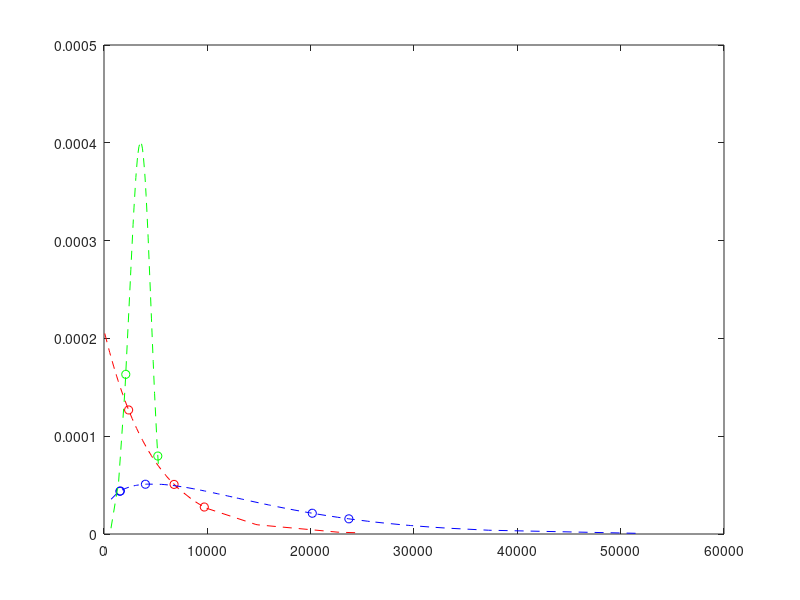

Source code (MATLAB): (Note: this script raises an error after producing the figure.)
%% Manufacturing Simulator Input Script, V6
%  Varying Machine Fail Times
%
%  Instructions
%  ------------
%
%  Testing different machine fail times, dependent on underlying 
%  fail time probability distributions
%
%  Parts 1-3 go through both Manufacturing Simulators & Visualizations
        %  Part 2 has 10 Steps
%  Parts 4-7 go through risk evaluation of each algorithm
%
%  This script calls on the following functions:
%       FunMfgSimulator_v02.m (which in turn calls on FunMeanFilt_v02.m)
%       MakePlots2.m
%       randfixedsum.m

%% ============== Part 1: Initialization & Machining Paths ================
% Step 1: Initialization
%clearvars -except Experiment;
clear all; clc; close all

% Step 2: Defining the machining paths
%  We start by defining the setup of the manufacturing system 


%Machines that perform Class A: Drilling operations
ClassAOpMach = [1 2 3]; 
%Machines that perform Class B: Boring operations
ClassBOpMach = [4 5 6 7 8]; 
%Machines that perform Class C: Laser Engraving operations
ClassCOpMach = [9 10];

permA=perms(ClassAOpMach); permA=permA(:,1); permA=unique(permA,'rows');
permB=perms(ClassBOpMach); permB=permB(:,1:2); permB=unique(permB,'rows');
permC=perms(ClassCOpMach); permC=permC(:,1); permC=unique(permC,'rows');

indMatLen=length(permA)*length(permB)*length(permC);
indMat=ones(indMatLen,3).*repmat((1:indMatLen)',1,3);

indMat(:,1)=(rem((indMat(:,1)-1),length(permA)))+1;
indMat(:,2)=(rem((indMat(:,2)-1-indMat(:,1)+1)/length(permA),length(permB)))+1;
mMat=(indMat(:,3)-1-indMat(:,1)+1)/length(permA);
indMat(:,3)=(rem((mMat-indMat(:,2)+1)/length(permB),length(permC)))+1;

permAmat=permA(indMat(:,1));
permBmat=permB(indMat(:,2),:);
permCmat=permC(indMat(:,3));

% Due to the order of machines in a path:
AllPossiblePaths=[permAmat permBmat(:,1) permCmat permBmat(:,2)];

%Select the paths considered by simulation:
NumRows=120;
SelRows=randperm(size(AllPossiblePaths,1),NumRows);
SelUniquePaths=AllPossiblePaths(SelRows,:);

% Now we can create a Unique Paths matrix with:
UniquePaths=mat2cell(SelUniquePaths,ones(1,size(SelUniquePaths,1)),size(SelUniquePaths,2));



%% =============== Part 2: Include Fail Time Probability Distributions  ================
% Example to incorporate probability distributions of machine failure times

% Look for failure times for our 10 machines, with different sets of 
% underlying fail-time probability distributions


% =============================
% Step #1: Initializations

% Total number of available machines
NumNodes = max(horzcat(UniquePaths{:})); 

% Simulation/operation duration is 45 minutes (2700 seconds)
NumParts3=2700;  

% Added value by each 'good' machine
ProdVal3 = 2;

% Subtracted value by each 'bad' machine (post-degradation)
BadLevel3 = -3;

% Acceptable limit of product value
GoodLim=0;


% ============================
% Step #2: Each class of machines (Class A, Class B, Class C) has 
% its own life distribution, by which where the failure times come from

% Class A-operation Machine Distributions:
theta=4800;
y=floor(sort(exprnd(theta*ones(1,length(ClassAOpMach)))));
fy=(1/theta)*exp(-y./theta);
ExpShapes=20;
yShape=floor(sort(exprnd(theta*ones(1,ExpShapes*length(ClassAOpMach))))); % ceil() or floor() is optional
fyShape=(1/theta)*exp(-yShape./theta);


% Class B-operation Machine Distributions:
% 1st Weibull distribution set:
    %Shape parameter, beta, unitless:
zwblB=1.3; 
    %Scale parameter, alpha, in seconds: 
    % close def'n: at what point of time does the curve has the smallest 
    % derivative determines "spread" of the distribution
zwblA=14400; 
z=floor(sort(wblrnd(zwblA,zwblB,[1,length(ClassBOpMach)]))); 
fz=(zwblB/(zwblA^zwblB)).*(z.^(zwblB-1)).*exp(-((z./zwblA).^(zwblB)));
% For a more clear shape of the distribution:
WeibullShapes=20;
zShape=floor(sort(wblrnd(zwblA,zwblB,[1,WeibullShapes*length(ClassBOpMach)]))); 
fzShape=(zwblB/(zwblA^zwblB)).*(zShape.^(zwblB-1)).*exp(-((zShape./zwblA).^(zwblB)));

% Class C-operation Machine Distributions:
% 2nd Weibull distribution set:
%     %Shape parameter, beta, unitless:
xwblB=4; 
    %Scale parameter, alpha, in seconds: 
    % close def'n: at what point of time does the curve has the smallest 
    % derivative determines "spread" of the distribution
xwblA=3800; 
x=floor(sort(wblrnd(xwblA,xwblB,[1,length(ClassCOpMach)]))); 
fx=(xwblB/(xwblA^xwblB)).*(x.^(xwblB-1)).*exp(-((x./xwblA).^(xwblB)));
% For a more clear shape of the distribution:
% WeibullShapes=20;
xShape=floor(sort(wblrnd(xwblA,xwblB,[1,WeibullShapes*length(ClassCOpMach)]))); 
fxShape=(xwblB/(xwblA^xwblB)).*(xShape.^(xwblB-1)).*exp(-((xShape./xwblA).^(xwblB)));


% Plot of the machines by underlying distribution of fail times
figure(22); plot(y,fy,'ro',yShape,fyShape,'r--',...
    z,fz,'bo',zShape,fzShape,'b--',...
    x,fx,'go',xShape,fxShape,'g--')
hold on;
xline(NumParts3);
hold off;
legend('Class A: Exponential Machines','Exponential Shape',...
    'Class B: Weibull-1 Machines','Weibull-1 Shape',...
    'Class C: Weibull-2 Machines','Weibull-2 Shape',...
    'Simulation Cutoff','location','northeast')
title({'Visualizing the failure time distributions',...
    'for different "types" of machines'})



% ============================
% % Alternate Step #2: Use a distribution generator to get failures at different times 
% % for all N machines (nodes)
% 
% % Set A proportion of machines will have a Weibull distribution for their
% % fail times
% setA=0.41;
% 
% % Set B proportion of machines will have an Exponential distribution for their
% % fail times
% setB=0.59;
% 
% % Exponential distribution set:
%     % with known 1 failure per 4800 seconds (one hour, 20 minutes)
% theta=4800;
% y=floor(sort(exprnd(theta*ones(1,ceil(NumNodes*setB))))); % ceil() or floor() is optional
% fy=(1/theta)*exp(-y./theta);
% % For a more clear shape of the distribution:
% ExpShapes=20;
% yShape=floor(sort(exprnd(theta*ones(1,ceil(ExpShapes*NumNodes*setB))))); % ceil() or floor() is optional
% fyShape=(1/theta)*exp(-yShape./theta);


% % Weibull distribution set:
%     %Shape parameter, beta, unitless:
% zwblB=1.3; 
%     %Scale parameter, alpha, in seconds: 
%     % close def'n: at what point of time does the curve has the smallest 
%     % derivative determines "spread" of the distribution
% zwblA=14400; 
% z=floor(sort(wblrnd(zwblA,zwblB,[1,floor(NumNodes*setA)]))); 
% fz=(zwblB/(zwblA^zwblB)).*(z.^(zwblB-1)).*exp(-((z./zwblA).^(zwblB)));
% % For a more clear shape of the distribution:
% WeibullShapes=20;
% zShape=floor(sort(wblrnd(zwblA,zwblB,[1,floor(WeibullShapes*NumNodes*setA)]))); 
% fzShape=(zwblB/(zwblA^zwblB)).*(zShape.^(zwblB-1)).*exp(-((zShape./zwblA).^(zwblB)));


% % Plot of the machines by underlying distribution of fail times
% figure(22); plot(y,fy,'ro',yShape,fyShape,'r--',z,fz,'bo',zShape,fzShape,'b--')
% hold on;
% xline(NumParts3);
% hold off;
% legend('Exponential Machines','Exponential Shape','Weibull Machines','Weibull Shape','Simulation Cutoff','location','northeast')
% title({'Visualizing the failure time distributions','for different "types" of machines'})


% ============================
% Step #3: Not all machines start as brand new machines; some may have been used before
% y has fail times for Exponential Machines
% z has fail times for Weibull Machines
% Let us assume all the Weibull Machines have already been used for 4000 time units:
yUsedShift=200;
zUsedShift=4000;
xUsedShift=400;

y=y-yUsedShift;
z=z-zUsedShift;
x=x-xUsedShift;
allTimesTemp=[y z x];
allTimesTemp(allTimesTemp<1)=randi(200,size(allTimesTemp(allTimesTemp<0)));

y=allTimesTemp(1:length(y));
z=allTimesTemp(1+length(y):length(y)+length(z));
x=allTimesTemp(1+length(y)+length(z):end);


% ============================
% Step #4: If some fail times are outside simulation/operation duration
% (consider 45 minutes or 2700 seconds), drop them

% Vector of all machine failure times, regardless of distribution

AllMachineFailTimes=[y,z,x]; %Order of Class A, Class B, Class C !!!!!!!!!!!!!!!!!!!!!!!!!!
%AllMachineFailTimes=sort([y,z,x]);


% Dropping fail times that do not fall within simulation
DegradeStart3=AllMachineFailTimes(AllMachineFailTimes<=NumParts3);

%Store fail times that happen after the simulation
DegaradePostSim=AllMachineFailTimes(AllMachineFailTimes>NumParts3);



% ============================
% Step #5: Define Set of Bad Machines. 
% Each column is a machine that has gone bad and its 
% degradation start time 
%BadSet3 = sort(randperm(NumNodes,length(DegradeStart3)));
BadSet3 = find(ismember(AllMachineFailTimes,DegradeStart3));
MachineFailureTimes=[BadSet3;DegradeStart3];

% Also defining the set of Machines that didn't go bad during the
% simulated duration of operation
PostSimFailSet=1:length(AllMachineFailTimes);
PostSimFailSet(BadSet3)=[];
MachinePostSimFailTimes=[PostSimFailSet;DegaradePostSim];



% ============================
% Step #6: Differentiate machines based on their distributions (class with
% exponential distribution, class with weibull distribution, and so on)

MachinesFailsInSeq=[sortrows(MachineFailureTimes',2)', sortrows(MachinePostSimFailTimes',2)'];

% Class A: Exponential Machines
ClassAidxFailSeq=ismember(MachinesFailsInSeq(2,:),y);
ClassAMachinesAndFailTimes=[sortrows(MachinesFailsInSeq(:,ClassAidxFailSeq)',1)';ClassAOpMach]; %Last row provides us with original machine ID #s
ClassAidx=zeros(1,NumNodes);
ClassAidx(MachinesFailsInSeq(1,ClassAidxFailSeq))=1;

% Class B: Weibull Type-1 Machines
ClassBidxFailSeq=ismember(MachinesFailsInSeq(2,:),z);
ClassBMachinesAndFailTimes=[sortrows(MachinesFailsInSeq(:,ClassBidxFailSeq)',1)';ClassBOpMach]; %Last row provides us with original machine ID #s
ClassBidx=zeros(1,NumNodes);
ClassBidx(MachinesFailsInSeq(1,ClassBidxFailSeq))=1;

% Class C: Weibull Type-2 Machines
ClassCidxFailSeq=ismember(MachinesFailsInSeq(2,:),x);
ClassCMachinesAndFailTimes=[sortrows(MachinesFailsInSeq(:,ClassCidxFailSeq)',1)';ClassCOpMach]; %Last row provides us with original machine ID #s
ClassCidx=zeros(1,NumNodes);
ClassCidx(MachinesFailsInSeq(1,ClassCidxFailSeq))=1;


% ============================
% Step #7: FMEA-Derived Values for Occurrence, or likelihood of a failure mode:

% h(t) or the hazard function
% Integral of h(t) (cumulative hazard function)
% a(t) or the proportion of hazard function per failure mode
% Beta, the conditional probability that a failure mode will 
            % actually cost that much given the failure mode occurs



tiempo=1:NumParts3;

% Find an instantaneous time-dependent failure 
% each class of machines each have an instantaneous component
% failure rate, e.g. hY(t) and hZ(t), respectively

% Class A-operation Machine, Exponential instantaneous failure rate:
hY=(1/theta).*ones(1,length(tiempo+yUsedShift));
% Class B-operation Machine, Weibull-1 instantaneous failure rate:
hZ=(zwblB/zwblA)*(((tiempo+zUsedShift)./zwblA).^(zwblB-1)); 
% Class C-operation Machine, Weibull-2 instantaneous failure rate:
hX=(xwblB/xwblA)*(((tiempo+xUsedShift)./xwblA).^(xwblB-1)); 


%
% Machines in different sets/classes have different failure rates (known as the hazard 
% function), but different failure modes contribute to it. At any moment, 
% different failure modes make up different ratios of the hazard function.

% Class A-operation Machines (Exponential distribution):
numFailModesClassAy=1;
aY= ones(numFailModesClassAy,length(tiempo));

% Class B-operation Machines (Weibull-1 distribution):
numFailModesClassBz=3;
minaZ=0;
maxaZ=1;
aZ=randfixedsum(numFailModesClassBz,length(tiempo),1,minaZ,maxaZ); %Using a function from Mathworks File Exchange


% Class C-operation Machines (Weibull-2 distribution):
numFailModesClassCx=2;
minaX=0;
maxaX=1;
aX=randfixedsum(numFailModesClassCx,length(tiempo),1,minaX,maxaX); %Using a function from Mathworks File Exchange


% % For machines in Set A (Weibull distribution):
% numFailModesClassBz=3;
% minaZ=0;
% maxaZ=1;
% aZ=randfixedsum(numFailModesClassBz,length(tiempo),1,minaZ,maxaZ); %Using a function from Mathworks File Exchange

% % Likewise for machines in Set B (Exponential distribution):
% numFailModesClassAy=1;
% aY= ones(numFailModesClassAy,length(tiempo));


figure(23);
plot(tiempo,hY,'r--','DisplayName','Class A Machines - Exponential Hazard Function')
ylabel('Instantaneous Failure Rate & Their Ratios');
xlabel('Time');
hold on;
plot(tiempo,hZ,'b--','DisplayName','Class B Machines - Weibull-1 Hazard Function')
hold on;
plot(tiempo,hX,'g--','DisplayName','Class C Machines - Weibull-2 Hazard Function')


for jj=1:numFailModesClassAy
    clr2=jj/numFailModesClassAy;
    plot(tiempo,aY(jj).*hY,'LineStyle',':','Color',[clr2 0 0],'DisplayName',strcat('Class A - Exponential Ratio ', num2str(jj)));
end

for ii=1:numFailModesClassBz
    clr1=ii/numFailModesClassBz;
    plot(tiempo,aZ(ii,:).*hZ,'LineStyle',':','Color',[0 0 clr1],'DisplayName',strcat('Class B - Weibull-1 Ratio ', num2str(ii)));
%     get(legend(gca),); % get legend from current axes.
%    legend(strcat('Weibull Ratio', num2str(ii)))
end

for kk=1:numFailModesClassCx
    clr3=kk/numFailModesClassCx;
    plot(tiempo,aX(kk).*hX,'LineStyle',':','Color',[0 clr3 0],'DisplayName',strcat('Class C - Weibull-2 Ratio ', num2str(kk)));
end


legend('location','east')

hold off



% Beta represents the conditional probability that a failure will result in 
    % identified severities, given that the failure mode actually occurs
BetaY=unifrnd(.5,1,[numFailModesClassAy,1]);
BetaZ=unifrnd(.75,1,[numFailModesClassBz,1]);
BetaX=unifrnd(.6,1,[numFailModesClassCx,1]);
figure(24);
hold on
for jj=1:numFailModesClassAy
    clr2=jj/numFailModesClassAy;
    plot(tiempo,BetaY(jj).*ones(1,length(tiempo)),'LineStyle',':','Color',[clr2 0 0],'DisplayName', ...
        strcat('Beta parameter for Class A - Exponential Failure Mode: ', num2str(jj)));
end
for ii=1:numFailModesClassBz
    clr1=ii/numFailModesClassBz;
    plot(tiempo,BetaZ(ii).*ones(1,length(tiempo)),'LineStyle','-','Color',[0 0 clr1],'DisplayName', ...
        strcat('Beta parameter for Class B - Weibull-1  Failure Mode: ', num2str(ii)));
end
for kk=1:numFailModesClassCx
    clr3=kk/numFailModesClassCx;
    plot(tiempo,BetaX(kk).*ones(1,length(tiempo)),'LineStyle','--','Color',[0 clr3 0],'DisplayName', ...
        strcat('Beta parameter for Class C - Weibull-2 Failure Mode: ', num2str(kk)));
end

legend('location','east')
hold off



tiempoAy=1:NumParts3+yUsedShift;
hYTot=(1/theta).*ones(1,length(tiempoAy));
hYinteg=cumtrapz(hYTot);
hYinteg=hYinteg(yUsedShift+1:NumParts3+yUsedShift);

tiempoBz=1:NumParts3+zUsedShift;
hZTot=(zwblB/zwblA)*(((tiempoBz)./zwblA).^(zwblB-1));
hZinteg=cumtrapz(hZTot);
hZinteg=hZinteg(zUsedShift+1:NumParts3+zUsedShift);

tiempoCx=1:NumParts3+xUsedShift;
hXTot=(xwblB/xwblA)*(((tiempoCx)./xwblA).^(xwblB-1));
hXinteg=cumtrapz(hXTot);
hXinteg=hXinteg(xUsedShift+1:NumParts3+xUsedShift);


% tiempoAy=1:NumParts3+yUsedShift;
% hYTot=(1/theta).*ones(1,length(tiempoAy));
% hYinteg=cumtrapz(hYTot);
% hYinteg=hYinteg(yUsedShift+1:NumParts3+yUsedShift);
% 
% tiempoBz=1:NumParts3+zUsedShift;
% hZTot=(zwblB/zwblA)*(((tiempoBz)./zwblA).^(zwblB-1));
% hZinteg=cumtrapz(hZTot);
% hZinteg=hZinteg(zUsedShift+1:NumParts3+zUsedShift);


figure(25);
plot(tiempo,hYinteg,'r--','DisplayName','Cumulative Class A - Exponential Hazard Function')
title('Instantaneous Failure Rate & Their Ratios');
xlabel('Time');
hold on;
plot(tiempo,hZinteg,'b--','DisplayName','Cumulative Class B - Weibull-1 Hazard Function')
hold on;
plot(tiempo,hXinteg,'b--','DisplayName','Cumulative Class C - Weibull-2 Hazard Function')

hold off;
legend('location','northeast')




% ============================
% Step #8: FMEA-Derived Values for Severity, also known as Costs:


% SEVERITY - Costs of each failure mode may in the future be 
% further divided between: 
    %(cost of failed component) + (cost of down-the-line consequences of failed
    %component) + (cost of down-the-line consequences of the failure mode)

CostsAy=unifrnd(50,200,[numFailModesClassAy,1]); %Class A, Exponential Machines, 1 failure mode
CostsBz=unifrnd(150,600,[numFailModesClassBz,1]); %Class B, Weibull-1 Machines, 3 failure modes
CostsCx=unifrnd(10,100,[numFailModesClassCx,1]); %Class C, Weibull-2 Machines, 2 failure modes

figure(26);
title('Severity');
hold on
for jj=1:numFailModesClassAy
    clr2=jj/numFailModesClassAy;
    plot(tiempo,CostsAy(jj).*ones(1,length(tiempo)),'LineStyle',':','Color',[clr2 0 0],'DisplayName', ...
        strcat('Costs for Class A, Exponential Machine Failure Mode: ', num2str(jj)));
end

for ii=1:numFailModesClassBz
    clr1=ii/numFailModesClassBz;
    plot(tiempo,CostsBz(ii).*ones(1,length(tiempo)),'LineStyle','-','Color',[0 0 clr1],'DisplayName', ...
        strcat('Costs for Class B, Weibull-1 Machine Failure Mode: ', num2str(ii)));
end

for kk=1:numFailModesClassCx
    clr3=kk/numFailModesClassCx;
    plot(tiempo,CostsCx(kk).*ones(1,length(tiempo)),'LineStyle','--','Color',[0 clr3 0],'DisplayName', ...
        strcat('Costs for Class C, Weibull-2 Machine Failure Mode: ', num2str(kk)));
end
legend('location','east')
hold off



% ============================
% Step #9: Calculating Occurrence:

figure(27);
title('Occurrence, as Criticality(Cm)');
hold on
BetaYFun=BetaY.*ones(numFailModesClassAy,length(tiempo)); %1 by 2700
BetaZFun=BetaZ.*ones(numFailModesClassBz,length(tiempo)); %3 by 2700
BetaXFun=BetaX.*ones(numFailModesClassCx,length(tiempo)); %2 by 2700

hYintegFun=repmat(hYinteg,numFailModesClassAy,1);
hZintegFun=repmat(hZinteg,numFailModesClassBz,1);
hXintegFun=repmat(hXinteg,numFailModesClassCx,1);

CriticalityAy = BetaYFun.*aY.*hYintegFun;%Failure Mode Criticalities for Class A, Exponential Machines
CriticalityBz = BetaZFun.*aZ.*hZintegFun;%Failure Mode Criticalities for Class B, Weibull-1 Machines
CriticalityCx = BetaXFun.*aX.*hXintegFun;%Failure Mode Criticalities for Class C, Weibull-2 Machines

for jj=1:numFailModesClassAy
    clr2=jj/numFailModesClassAy;
    plot(tiempo,CriticalityAy(jj,:),'LineStyle',':','Color',[clr2 0 0],'DisplayName', ...
        strcat('Criticality for Class A, Exponential Machine Failure Mode: ', num2str(jj)));
end
for ii=1:numFailModesClassBz
    clr1=ii/numFailModesClassBz;
    plot(tiempo,CriticalityBz(ii,:),'LineStyle','-','Color',[0 0 clr1],'DisplayName', ...
        strcat('Criticality for Class B, Weibull-1 Machine Failure Mode: ', num2str(ii)));
end
for kk=1:numFailModesClassCx
    clr3=kk/numFailModesClassCx;
    plot(tiempo,CriticalityCx(kk,:),'LineStyle','--','Color',[0 clr3 0],'DisplayName', ...
        strcat('Criticality for Class C, Weibull-2 Machine Failure Mode: ', num2str(kk)));
end
legend('location','east')
hold off




% ============================
% Step #10: Calculating Risks:


figure(28);
title('Failre Mode Risks = Severity * Occurrence');
hold on
CostAyFun=CostsAy.*ones(numFailModesClassAy,length(tiempo));
CostBzFun=CostsBz.*ones(numFailModesClassBz,length(tiempo));
CostCxFun=CostsCx.*ones(numFailModesClassCx,length(tiempo));


%Risk of failure modes of a Class A, Exponential Machine
RiskAyFun = CostAyFun.*CriticalityAy;
%Risk of failure modes of a Class B, Weibull-1 Machine
RiskBzFun = CostBzFun.*CriticalityBz;
%Risk of failure modes of a Class C, Weibull-2 Machine
RiskCxFun = CostCxFun.*CriticalityCx;

for jj=1:numFailModesClassAy
    clr2=jj/numFailModesClassAy;
    plot(tiempo,RiskAyFun(jj,:),'LineStyle',':','Color',[clr2 0 0],'DisplayName', ...
        strcat('Inherent Risk for Class A, Exponential Machine Failure Mode: ', num2str(jj)));
end
for ii=1:numFailModesClassBz
    clr1=ii/numFailModesClassBz;
    plot(tiempo,RiskBzFun(ii,:),'LineStyle','-','Color',[0 0 clr1],'DisplayName', ...
        strcat('Inherent Risk for Class B, Weibull-1 Machine Failure Mode: ', num2str(ii)));
end
for kk=1:numFailModesClassCx
    clr3=kk/numFailModesClassCx;
    plot(tiempo,RiskCxFun(kk,:),'LineStyle','--','Color',[0 clr3 0],'DisplayName', ...
        strcat('Inherent Risk for Class C, Weibull-2 Machine Failure Mode: ', num2str(kk)));
end

legend('location','east')
hold off



ComponentRiskAy=sum(RiskAyFun,1);
ComponentRiskBz=sum(RiskBzFun,1);
ComponentRiskCx=sum(RiskCxFun,1);

figure(29);
plot(tiempo,ComponentRiskAy,'LineStyle',':','Color',[1 0 0],'DisplayName', ...
        'Inherent Risk for Class A, Exponential Machines (sum of failure modes)');
title('Inherent Component (Machine) Risk');
hold on;
plot(tiempo,ComponentRiskBz,'LineStyle','-','Color',[0 0 1],'DisplayName', ...
    'Inherent Risk for Class B, Weibull-1 Machines (sum of failure modes)');
hold on;
plot(tiempo,ComponentRiskCx,'LineStyle','--','Color',[0 1 0],'DisplayName', ...
    'Inherent Risk for Class C, Weibull-2 Machines (sum of failure modes)');
legend('location','east')
hold off


figure(30);
SystemRisk=sum(ClassAidx)*ComponentRiskAy + sum(ClassBidx)*ComponentRiskBz + +sum(ClassCidx)*ComponentRiskCx;
plot(tiempo,SystemRisk,'k--');
hold on;
title('Total System Risk (all the machines)');
%legend('location','east')
NodePresence=nan(1,NumNodes);
for ii=1:NumNodes
    NodePresence(1,ii)=length(find(horzcat(UniquePaths{:})==ii));
end
NodePresencePreNorm=NodePresence/max(NodePresence);
NodePresenceNorm=NodePresencePreNorm + (1-mean(NodePresencePreNorm));
%NodePresenceNorm=(NodePresence-min(NodePresence))/(max(NodePresence)-min(NodePresence))

WeightedSystemRisk=sum(NodePresenceNorm.*ClassAidx)*ComponentRiskAy + ...
    sum(NodePresenceNorm.*ClassBidx)*ComponentRiskBz + sum(NodePresenceNorm.*ClassCidx)*ComponentRiskCx;
plot(tiempo,WeightedSystemRisk,'LineStyle',':','Color',[0.25 0.25 0.25]);
legend('System (Scenario) Risk','Weighted System Risk','location','northwest');
hold off;




PathsMap = zeros(length(UniquePaths),NumNodes); 
for upi = 1:length(UniquePaths)
    PathsMap(upi,UniquePaths{upi}) = 1; 
end
PathRisk=zeros(length(UniquePaths),length(SystemRisk));



for kk=1:length(UniquePaths)
    PathSetAy=sum(PathsMap(kk,:).*ClassAidx);
    PathSetBz=sum(PathsMap(kk,:).*ClassBidx);
    PathSetCx=sum(PathsMap(kk,:).*ClassCidx);
    PathRisk(kk,:)=PathSetAy*ComponentRiskAy+PathSetBz*ComponentRiskBz +PathSetCx*ComponentRiskCx ;
end
PathNames = {};


figure(31);
%xline(NumParts3);
hold on
for ppi = 1:length(UniquePaths) %for each of the unique paths 
    plot(tiempo,PathRisk(ppi,:));% +unifrnd(0,10),'.'); 
    PathNames{ppi} = sprintf('Path #%i Risk',ppi);
end
xlabel('Time (s)');
legend(PathNames{:},'location','eastoutside')
hold off


%% =============== Part 3: Simulation & Visualization  ================


load('ExperimentSet.mat');

allExpNums=arrayfun(@(x) x.Input.ExpNum,Experiment);
 % Experiment ID
ExpNum=floor(allExpNums+1);

 % Simulator ID (adds to number of structures in ExperimentSet.mat
SimNum=numel(Experiment)+1;

% Manufacturing System Simulator
[Exp3]=FunMfgSimulator_v02(UniquePaths, NumParts3, ExpNum, ...
     GoodLim, BadSet3, ProdVal3, BadLevel3, DegradeStart3)


% Save to ExperimentSet.mat
    % Experiment(SimNum)=Exp3;
    % save(sprintf('ExperimentSet.mat'),'Experiment')

 % Generate Visualizations for the Simulator
 MakePlots2(Exp3.Output,3);

%% =============== Part 4: Risk Eval: Genetic Algorithm  ================

confMatGA=Exp3.Output.confMatGA;
%confMatFmM=Exp3.Output.confMatFmM;
GAoutput=Exp3.Output.B3mean;
%Example for Genetic Algorithm:
tpGA=confMatGA(1);
fnGA=confMatGA(2);
fpGA=confMatGA(3);
tnGA=confMatGA(4);
fprGA=fpGA/(tnGA+fpGA);
tprGA=tpGA/(tpGA+fnGA);
fnrGA=1-tprGA;

% For example, we have WeightedSystemRisk(end=2700)=576.
% That is we have a projected risk of 576 at the end of operation/duration
% But if we implement a batch algorithm, we get values for:
        % true positive (tp), false positive (fp), false negative (fn)
% We take actions for tp, fp
% We incur continuing costs for fn
% We do not do anything for tn

% tp: lets say it takes 5 bucks to fix machine A (tpACost), and 10 bucks to
        %fix machine B (tpBCost). The subset of machines that are true
        %positive and of type A is tpACount. Likewise, for machines of type
        %B, there is tpBCount. 
        % tpCostTotal = tpACount*tpACost + tpBCount*tpBCost
% fp: similar but for fp

GoodSet=1:10;
GoodSet(BadSet3)=[];
thresh=0.6; 
tpAy_GA=sum((GAoutput(BadSet3)<=thresh).*ClassAidx(BadSet3));
tpBz_GA=sum((GAoutput(BadSet3)<=thresh).*ClassBidx(BadSet3));
tpCx_GA=sum((GAoutput(BadSet3)<=thresh).*ClassCidx(BadSet3));

fpAy_GA=sum((GAoutput(GoodSet)<=thresh).*ClassAidx(GoodSet));
fpBz_GA=sum((GAoutput(GoodSet)<=thresh).*ClassBidx(GoodSet));
fpCx_GA=sum((GAoutput(GoodSet)<=thresh).*ClassCidx(GoodSet));

fnAy_GA=sum((GAoutput(BadSet3)>thresh).*ClassAidx(BadSet3));
fnBz_GA=sum((GAoutput(BadSet3)>thresh).*ClassBidx(BadSet3));
fnCx_GA=sum((GAoutput(BadSet3)>thresh).*ClassCidx(BadSet3));

tnAy_GA=sum((GAoutput(GoodSet)>thresh).*ClassAidx(GoodSet));
tnBz_GA=sum((GAoutput(GoodSet)>thresh).*ClassBidx(GoodSet));
tnCx_GA=sum((GAoutput(GoodSet)>thresh).*ClassCidx(GoodSet));

% Get the following from domain-level experts
    % For the exponential machines:
CostCheckAy=20;
CostFixAy=100;
CorrMaintAy=(CostCheckAy+CostFixAy)*tpAy_GA;
ContFailAy= fnAy_GA*sum(CostsAy.*mean(aY,2));
UnnecessaryMaintAy=(CostCheckAy)*fpAy_GA;
    % For the weibull-1 machines:
CostCheckBz=10;
CostFixBz=50;
CorrMaintBz=(CostCheckBz+CostFixBz)*tpBz_GA;
ContFailBz= fnBz_GA*sum(CostsBz.*mean(aZ,2));
UnnecessaryMaintBz=(CostCheckBz)*fpBz_GA;
    % For the weibull-2 machines:
CostCheckCx=30;
CostFixCx=30;
CorrMaintCx=(CostCheckCx+CostFixCx)*tpCx_GA;
ContFailCx= fnCx_GA*sum(CostsCx.*mean(aX,2));
UnnecessaryMaintCx=(CostCheckCx)*fpCx_GA;


%PostAlg_RISK_scenario = costTP*tpr + costFN*fnr + costFP*fpr;
GAPostAlg_RISK_scenario = (CorrMaintAy + CorrMaintBz + CorrMaintCx) + ...
                         (ContFailAy + ContFailBz + ContFailCx) + ...
                         (UnnecessaryMaintAy + UnnecessaryMaintBz + UnnecessaryMaintCx)
GANoAlg_RISK_scenario = mean(WeightedSystemRisk(end-20:end)) % avg the last few ones
GAValue_Alg = GANoAlg_RISK_scenario-GAPostAlg_RISK_scenario

% Focusing on false negatives, false positives of an applied algorithm
GAAlgorithmsRisk =(ContFailAy + ContFailBz + ContFailCx) + ...
                         (UnnecessaryMaintAy + UnnecessaryMaintBz + UnnecessaryMaintCx)

%% =============== Part 5: Risk Eval: Optimization Solver  ================

confMatFmM=Exp3.Output.confMatFmM;
FmMoutput=Exp3.Output.B2';
%Example for Genetic Algorithm:
tpFmM=confMatFmM(1);
fnFmM=confMatFmM(2);
fpFmM=confMatFmM(3);
tnFmM=confMatFmM(4);
fprFmM=fpFmM/(tnFmM+fpFmM);
tprFmM=tpFmM/(tpFmM+fnFmM);
fnrFmM=1-tprFmM;

% For example, we have WeightedSystemRisk(end=2700)=576.
% That is we have a projected risk of 576 at the end of operation/duration
% But if we implement a batch algorithm, we get values for:
        % true positive (tp), false positive (fp), false negative (fn)
% We take actions for tp, fp
% We incur continuing costs for fn
% We do not do anything for tn

% tp: lets say it takes 5 bucks to fix machine A (tpACost), and 10 bucks to
        %fix machine B (tpBCost). The subset of machines that are true
        %positive and of type A is tpACount. Likewise, for machines of type
        %B, there is tpBCount. 
        % tpCostTotal = tpACount*tpACost + tpBCount*tpBCost
% fp: similar but for fp

GoodSet=1:10;
GoodSet(BadSet3)=[];
thresh=0.6; 

tpAy_FmM=sum((FmMoutput(BadSet3)<=thresh).*ClassAidx(BadSet3));
tpBz_FmM=sum((FmMoutput(BadSet3)<=thresh).*ClassBidx(BadSet3));
tpCx_FmM=sum((FmMoutput(BadSet3)<=thresh).*ClassCidx(BadSet3));

fpAy_FmM=sum((FmMoutput(GoodSet)<=thresh).*ClassAidx(GoodSet));
fpBz_FmM=sum((FmMoutput(GoodSet)<=thresh).*ClassBidx(GoodSet));
fpCx_FmM=sum((FmMoutput(GoodSet)<=thresh).*ClassCidx(GoodSet));

fnAy_FmM=sum((FmMoutput(BadSet3)>thresh).*ClassAidx(BadSet3));
fnBz_FmM=sum((FmMoutput(BadSet3)>thresh).*ClassBidx(BadSet3));
fnCx_FmM=sum((FmMoutput(BadSet3)>thresh).*ClassCidx(BadSet3));

tnAy_FmM=sum((FmMoutput(GoodSet)>thresh).*ClassAidx(GoodSet));
tnBz_FmM=sum((FmMoutput(GoodSet)>thresh).*ClassBidx(GoodSet));
tnCx_FmM=sum((FmMoutput(GoodSet)>thresh).*ClassCidx(GoodSet));

    % For the exponential machines:
CostCheckAy=20;
CostFixAy=100;
FmMCorrMaintAy=(CostCheckAy+CostFixAy)*tpAy_FmM;
FmMContFailAy= fnAy_FmM*sum(CostsAy.*mean(aY,2));
FmMUnnecessaryMaintAy=(CostCheckAy)*fpAy_FmM;
% Get the following from domain-level experts
    % For the weibull-1 machines:
CostCheckBz=10;
CostFixBz=50;
FmMCorrMaintBz=(CostCheckBz+CostFixBz)*tpBz_FmM;
FmMContFailBz= fnBz_FmM*sum(CostsBz.*mean(aZ,2));
FmMUnnecessaryMaintBz=(CostCheckBz)*fpBz_FmM;
% Get the following from domain-level experts
    % For the weibull-2 machines:
CostCheckCx=30;
CostFixCx=30;
FmMCorrMaintCx=(CostCheckCx+CostFixCx)*tpCx_FmM;
FmMContFailCx= fnCx_FmM*sum(CostsCx.*mean(aX,2));
FmMUnnecessaryMaintCx=(CostCheckCx)*fpCx_FmM;



%PostAlg_RISK_scenario = costTP*tpr + costFN*fnr + costFP*fpr;
FmMPostAlg_RISK_scenario = (FmMCorrMaintAy + FmMCorrMaintBz + FmMCorrMaintCx) + ...
                         (FmMContFailAy + FmMContFailBz + FmMContFailCx) + ...
                         (FmMUnnecessaryMaintAy + FmMUnnecessaryMaintBz + FmMUnnecessaryMaintCx)
FmMNoAlg_RISK_scenario = mean(WeightedSystemRisk(end-10:end)) % avg the last few ones
FmMValue_Alg = FmMNoAlg_RISK_scenario-FmMPostAlg_RISK_scenario

% Focusing on false negatives, false positives of an applied algorithm
FmMAlgorithmsRisk = (FmMContFailAy + FmMContFailBz + FmMContFailCx) + ... 
                         (FmMUnnecessaryMaintAy + FmMUnnecessaryMaintBz + FmMUnnecessaryMaintCx)


%% ==Part 6: Risk Eval for Online Algorithm PQCI (Variable: ProdContNorm)==


PartQuality=Exp3.Output.PartQuality;
PartPath=Exp3.Output.PartPath;
%StartValue=Exp3.Output.PartPath;
StartValue=0; %temporary, until I redo another example where I run 
                % FunMfgSimulator_v02.m all over again.
Win = max(10,floor(NumParts3/100)); %Win=10 in the example with NumParts=500

%Moving Window of:
PWN = nan(Win,NumNodes);%Part Quality With Node
PWON = nan(Win,NumNodes);%Part Qualty Without Node
%Average of Windows
QWithN = nan(NumParts3,NumNodes);%Average Quality With Node
QWithoutN = nan(NumParts3,NumNodes);%Average Quality Without Node

ProdContThresh=-0.1;

ProdCont=nan(NumParts3,NumNodes);
ProdContNorm=nan(NumParts3,NumNodes);
tpProdCont=nan(NumParts3,1);
tnProdCont=nan(NumParts3,1);
fpProdCont=nan(NumParts3,1);
fnProdCont=nan(NumParts3,1);
fprProdCont=nan(NumParts3,1);
tprProdCont=nan(NumParts3,1);
fnrProdCont=nan(NumParts3,1);

tpAy_PC=nan(NumParts3,1);
tpBz_PC=nan(NumParts3,1);
tpCx_PC=nan(NumParts3,1);

fpAy_PC=nan(NumParts3,1);
fpBz_PC=nan(NumParts3,1);
fpCx_PC=nan(NumParts3,1);

fnAy_PC=nan(NumParts3,1);
fnBz_PC=nan(NumParts3,1);
fnCx_PC=nan(NumParts3,1);

tnAy_PC=nan(NumParts3,1);
tnBz_PC=nan(NumParts3,1);
tnCx_PC=nan(NumParts3,1);

PartQualityUB = StartValue+(length(UniquePaths{1})*ProdVal3);
if length(BadSet3)<length(UniquePaths{1})
    PartQualityLB = StartValue + (length(BadSet3)*BadLevel3) + ((length(UniquePaths{1}) - length(BadSet3))*ProdVal3);
else
    PartQualityLB = StartValue+length(UniquePaths{1})*BadLevel3;
end
ProdContRange = PartQualityUB - PartQualityLB;

NodeNames={};
for Ni = 1:NumNodes  
    NodeNames{Ni} = sprintf('Node #%i',Ni);
end

GoodSet=1:10;
GoodSet(BadSet3)=[];

% Get the following from domain-level experts
    % For the exponential machines:
CostCheckAy=20;
CostFixAy=100;
PCCorrMaintAy=nan(NumParts3,1);
PCContFailAy= nan(NumParts3,1);
PCUnnecessaryMaintAy=nan(NumParts3,1);

    % For the weibull-1 machines:
CostCheckBz=10;
CostFixBz=50;
PCCorrMaintBz=nan(NumParts3,1);
PCContFailBz= nan(NumParts3,1);
PCUnnecessaryMaintBz=nan(NumParts3,1);

    % For the weibull-2 machines:
CostCheckCx=30;
CostFixCx=30;
PCCorrMaintCx=nan(NumParts3,1);
PCContFailCx= nan(NumParts3,1);
PCUnnecessaryMaintCx=nan(NumParts3,1);


PCPostAlg_RISK_scenario=nan(NumParts3,1);
PCValue_Alg=nan(NumParts3,1);
PCAlgorithmsRisk=nan(NumParts3,1);


figure(32);
hold on;
for pp = 1:NumParts3
    %Place Part Quality in Appropriate Windowed Bins
    for Ni = 1:NumNodes
        %If Part Passed this Node (machining stage)
        if any(PartPath{pp}==Ni)
            PWN(:,Ni) = [PWN(2:end,Ni); PartQuality(pp)]; %moving window, row is the window of (10) products and column is each machine/node
        else
            %If Part Did Not Pass Through This Node
            PWON(:,Ni) = [PWON(2:end,Ni); PartQuality(pp)];
        end
    end
    QWithN(pp,:)   = nanmean(PWN);  %Average of each PWN column; each column characterizes a machine/node
    QWithoutN(pp,:)= nanmean(PWON); %Average of each PWON column; each column characterizes a machine/node
    ProdCont(pp,:)=QWithN(pp,:)-QWithoutN(pp,:);
    ProdContNorm(pp,:)=ProdCont(pp,:)/abs(ProdContRange);
    %plot(1:pp,ProdContNorm(1:pp,:))
    %pause(2);
    %clf;


    tpProdCont(pp)=sum(ProdContNorm(pp,BadSet3)<=ProdContThresh);
    fpProdCont(pp)=sum(ProdContNorm(pp,GoodSet)<=ProdContThresh);
    fnProdCont(pp)=sum(ProdContNorm(pp,BadSet3)>ProdContThresh);
    tnProdCont(pp)=sum(ProdContNorm(pp,GoodSet)>ProdContThresh);

    fprProdCont(pp)=fpProdCont(pp)/(tnProdCont(pp)+fpProdCont(pp));
    tprProdCont(pp)=tpProdCont(pp)/(tpProdCont(pp)+fnProdCont(pp));
    fnrProdCont(pp)=1-tprProdCont(pp);
    
    tpAy_PC(pp)=sum((ProdContNorm(pp,BadSet3)<=ProdContThresh).*ClassAidx(BadSet3));
    tpBz_PC(pp)=sum((ProdContNorm(pp,BadSet3)<=ProdContThresh).*ClassBidx(BadSet3));
    tpCx_PC(pp)=sum((ProdContNorm(pp,BadSet3)<=ProdContThresh).*ClassCidx(BadSet3));
    
    fpAy_PC(pp)=sum((ProdContNorm(pp,GoodSet)<=ProdContThresh).*ClassAidx(GoodSet));
    fpBz_PC(pp)=sum((ProdContNorm(pp,GoodSet)<=ProdContThresh).*ClassBidx(GoodSet));
    fpCx_PC(pp)=sum((ProdContNorm(pp,GoodSet)<=ProdContThresh).*ClassCidx(GoodSet));

    fnAy_PC(pp)=sum((ProdContNorm(pp,BadSet3)>ProdContThresh).*ClassAidx(BadSet3));
    fnBz_PC(pp)=sum((ProdContNorm(pp,BadSet3)>ProdContThresh).*ClassBidx(BadSet3));
    fnCx_PC(pp)=sum((ProdContNorm(pp,BadSet3)>ProdContThresh).*ClassCidx(BadSet3));

    tnAy_PC(pp)=sum((ProdContNorm(pp,GoodSet)>ProdContThresh).*ClassAidx(GoodSet));
    tnBz_PC(pp)=sum((ProdContNorm(pp,GoodSet)>ProdContThresh).*ClassBidx(GoodSet));
    tnCx_PC(pp)=sum((ProdContNorm(pp,GoodSet)>ProdContThresh).*ClassCidx(GoodSet));
    

    
            % For the exponential machines:
    PCCorrMaintAy(pp)=(CostCheckAy+CostFixAy)*tpAy_PC(pp);
    PCContFailAy(pp)= fnAy_PC(pp)*sum(CostsAy.*mean(aY,2));
    PCUnnecessaryMaintAy(pp)=(CostCheckAy)*fpAy_PC(pp);
            % For the weibull-1 machines:
    PCCorrMaintBz(pp)=(CostCheckBz+CostFixBz)*tpBz_PC(pp);
    PCContFailBz(pp)= fnBz_PC(pp)*sum(CostsBz.*mean(aZ,2));
    PCUnnecessaryMaintBz(pp)=(CostCheckBz)*fpBz_PC(pp);
            % For the weibull-2 machines:
    PCCorrMaintCx(pp)=(CostCheckCx+CostFixCx)*tpCx_PC(pp);
    PCContFailCx(pp)= fnCx_PC(pp)*sum(CostsCx.*mean(aX,2));
    PCUnnecessaryMaintCx(pp)=(CostCheckCx)*fpCx_PC(pp);

   
    %PostAlg_RISK_scenario = costTP*tpr + costFN*fnr + costFP*fpr;
    PCPostAlg_RISK_scenario(pp) = (PCCorrMaintAy(pp) + PCCorrMaintBz(pp) + PCCorrMaintCx(pp)) + ...
                             (PCContFailAy(pp) + PCContFailBz(pp) + PCContFailCx(pp)) + ...
                             (PCUnnecessaryMaintAy(pp) + PCUnnecessaryMaintBz(pp) + PCUnnecessaryMaintCx(pp));
    PCNoAlg_RISK_scenario = WeightedSystemRisk(pp); % inherent system risk
    PCValue_Alg(pp) = PCNoAlg_RISK_scenario-PCPostAlg_RISK_scenario(pp);

    % Focusing on false negatives, false positives of an applied algorithm
    PCAlgorithmsRisk(pp) =(PCContFailAy(pp) + PCContFailBz(pp) + PCContFailCx(pp)) + ...
                             (PCUnnecessaryMaintAy(pp) + PCUnnecessaryMaintBz(pp) + PCUnnecessaryMaintCx(pp));
end
% PQCI=ProdContNorm;

plot(1:pp,ProdContNorm(1:pp,:))
yline(ProdContThresh);
xlabel('Time (s)');
title({
    ['PQCI Values of Each Machine,' ] 
    ['Against the Threshold'] 
    });

legend(NodeNames{:},'Threshold','location','eastoutside');
hold off;

confVec=[tpAy_PC, tpBz_PC, tpCx_PC, ...
    fpAy_PC, fpBz_PC, fpCx_PC,...
    fnAy_PC, fnBz_PC, fnCx_PC,...
    tnAy_PC, tnBz_PC, tnCx_PC];

figure(33);
hold on;
plot(1:pp,confVec(1:pp,:))
legend('tp A','tp B','tp C',...
    'fp A', 'fp B','fp C',...
    'fn A', 'fn B', 'fn C',...
    'tn A', 'tn B','tn C', 'location','eastoutside')
hold off;

RiskValMat=[WeightedSystemRisk', PCPostAlg_RISK_scenario, PCValue_Alg, PCAlgorithmsRisk];
figure(34);
hold on;
plot(1:pp,RiskValMat(1:pp,:));
legend('Inherent System Risk','Post Algorithm Application','Value of Applied Algorithm',...
    'Algorithmic Risk Perspective (fp, fn)','location','eastoutside');
hold off;

%% Part 7: Risk Eval for Online Algorithm EPPCI (Variable: AddBadValueNorm)

PartQuality=Exp3.Output.PartQuality;
PartPathi=Exp3.Output.PartPathi;
PartPath=Exp3.Output.PartPath;

LagStore = 10;
NumPaths = length(UniquePaths); 
PathQuality = nan(LagStore,NumPaths); 
PathPerformance  = nan(NumParts3,NumNodes);
AddBadValueRange=PartQualityUB - PartQualityLB;
PathsMap = zeros(length(UniquePaths),NumNodes); 
for upi = 1:length(UniquePaths)
    PathsMap(upi,UniquePaths{upi}) = 1; 
end

Win = max(10,floor(NumParts3/100)); %Win=10 in the example with NumParts=500
PWN = nan(Win,NumNodes);%Part Quality With Node

AddBadValue=nan(NumParts3,NumNodes);
AddBadValueNorm=nan(NumParts3,NumNodes);
BadValueLikelihoodThresh= -0.1;

tpABV=nan(NumParts3,1);
tnABV=nan(NumParts3,1);
fpABV=nan(NumParts3,1);
fnABV=nan(NumParts3,1);

fprABV=nan(NumParts3,1);
tprABV=nan(NumParts3,1);
fnrABV=nan(NumParts3,1);

tpAy_ABV=nan(NumParts3,1);
tpBz_ABV=nan(NumParts3,1);
tpCx_ABV=nan(NumParts3,1);

fpAy_ABV=nan(NumParts3,1);
fpBz_ABV=nan(NumParts3,1);
fpCx_ABV=nan(NumParts3,1);

fnAy_ABV=nan(NumParts3,1);
fnBz_ABV=nan(NumParts3,1);
fnCx_ABV=nan(NumParts3,1);

tnAy_ABV=nan(NumParts3,1);
tnBz_ABV=nan(NumParts3,1);
tnCx_ABV=nan(NumParts3,1);


NodeNames={};
for Ni = 1:NumNodes  
    NodeNames{Ni} = sprintf('Node #%i',Ni);
end

GoodSet=1:10;
GoodSet(BadSet3)=[];

% Get the following from domain-level experts
    % For the exponential machines:
CostCheckAy=20;
CostFixAy=100;
ABVCorrMaintAy=nan(NumParts3,1);
ABVContFailAy= nan(NumParts3,1);
ABVUnnecessaryMaintAy=nan(NumParts3,1);
    % For the weibull-1 machines:
CostCheckBz=10;
CostFixBz=50;
ABVCorrMaintBz=nan(NumParts3,1);
ABVContFailBz= nan(NumParts3,1);
ABVUnnecessaryMaintBz=nan(NumParts3,1);
    % For the weibull-2 machines:
CostCheckCx=30;
CostFixCx=30;
ABVCorrMaintCx=nan(NumParts3,1);
ABVContFailCx= nan(NumParts3,1);
ABVUnnecessaryMaintCx=nan(NumParts3,1);


ABVPostAlg_RISK_scenario=nan(NumParts3,1);
ABVValue_Alg=nan(NumParts3,1);
ABVAlgorithmsRisk=nan(NumParts3,1);


figure(35);
hold on;
for pp = 1:NumParts3
    %Log Part Quality By the Part's Unique Path
    PathQuality(:,PartPathi(pp)) = ...
            [PathQuality(2:end,PartPathi(pp)); PartQuality(pp)];
    %Max Performance the Node Produces
    PathPerfPreprocess=diag(nanmean(PathQuality))*PathsMap;
    ind=PathPerfPreprocess==0;
    PathPerfPreprocess(ind)=nan;
    %Max Part Quality each machine produces when it is in use (in paths):
    PathPerformance(pp,:) = max(PathPerfPreprocess);
    for Ni = 1:NumNodes
        %If Part Passed this Node (machining stage)
        if any(PartPath{pp}==Ni)
            PWN(:,Ni) = [PWN(2:end,Ni); PartQuality(pp)]; %moving window, row is the window of (10) products and column is each machine/node
        end
    end

    AddBadValue(pp,:)=(PathPerformance(pp,:)+nanmean(PWN))/2;
    AddBadValueOffset=AddBadValue(pp,:)-mean(AddBadValue(pp,:));
    AddBadValueNorm(pp,:)=AddBadValueOffset/abs(AddBadValueRange);

    tpABV(pp)=sum(AddBadValueNorm(pp,BadSet3)<=BadValueLikelihoodThresh);
    fpABV(pp)=sum(AddBadValueNorm(pp,GoodSet)<=BadValueLikelihoodThresh);
    fnABV(pp)=sum(AddBadValueNorm(pp,BadSet3)>BadValueLikelihoodThresh);
    tnABV(pp)=sum(AddBadValueNorm(pp,GoodSet)>BadValueLikelihoodThresh);

    fprABV(pp)=fpABV(pp)/(tnABV(pp)+fpABV(pp));
    tprABV(pp)=tpABV(pp)/(tpABV(pp)+fnABV(pp));
    fnrABV(pp)=1-tprABV(pp);
    
    
    tpAy_ABV(pp)=sum((AddBadValueNorm(pp,BadSet3)<=BadValueLikelihoodThresh).*ClassAidx(BadSet3));
    tpBz_ABV(pp)=sum((AddBadValueNorm(pp,BadSet3)<=BadValueLikelihoodThresh).*ClassBidx(BadSet3));
    tpCx_ABV(pp)=sum((AddBadValueNorm(pp,BadSet3)<=BadValueLikelihoodThresh).*ClassCidx(BadSet3));
    
    fpAy_ABV(pp)=sum((AddBadValueNorm(pp,GoodSet)<=BadValueLikelihoodThresh).*ClassAidx(GoodSet));
    fpBz_ABV(pp)=sum((AddBadValueNorm(pp,GoodSet)<=BadValueLikelihoodThresh).*ClassBidx(GoodSet));
    fpCx_ABV(pp)=sum((AddBadValueNorm(pp,GoodSet)<=BadValueLikelihoodThresh).*ClassCidx(GoodSet));
  
    fnAy_ABV(pp)=sum((AddBadValueNorm(pp,BadSet3)>BadValueLikelihoodThresh).*ClassAidx(BadSet3));
    fnBz_ABV(pp)=sum((AddBadValueNorm(pp,BadSet3)>BadValueLikelihoodThresh).*ClassBidx(BadSet3));
    fnCx_ABV(pp)=sum((AddBadValueNorm(pp,BadSet3)>BadValueLikelihoodThresh).*ClassCidx(BadSet3));

    tnAy_ABV(pp)=sum((AddBadValueNorm(pp,GoodSet)>BadValueLikelihoodThresh).*ClassAidx(GoodSet));
    tnBz_ABV(pp)=sum((AddBadValueNorm(pp,GoodSet)>BadValueLikelihoodThresh).*ClassBidx(GoodSet));
    tnCx_ABV(pp)=sum((AddBadValueNorm(pp,GoodSet)>BadValueLikelihoodThresh).*ClassCidx(GoodSet));

    
            % For the exponential machines:
    ABVCorrMaintAy(pp)=(CostCheckAy+CostFixAy)*tpAy_ABV(pp);
    ABVContFailAy(pp)= fnAy_ABV(pp)*sum(CostsAy.*mean(aY,2));
    ABVUnnecessaryMaintAy(pp)=(CostCheckAy)*fpAy_ABV(pp);

                % For the weibull-1 machines:
    ABVCorrMaintBz(pp)=(CostCheckBz+CostFixBz)*tpBz_ABV(pp);
    ABVContFailBz(pp)= fnBz_ABV(pp)*sum(CostsBz.*mean(aZ,2));
    ABVUnnecessaryMaintBz(pp)=(CostCheckBz)*fpBz_ABV(pp);
    
                % For the weibull-2 machines:
    ABVCorrMaintCx(pp)=(CostCheckCx+CostFixCx)*tpCx_ABV(pp);
    ABVContFailCx(pp)= fnCx_ABV(pp)*sum(CostsCx.*mean(aX,2));
    ABVUnnecessaryMaintCx(pp)=(CostCheckCx)*fpCx_ABV(pp);

    %PostAlg_RISK_scenario = costTP*tpr + costFN*fnr + costFP*fpr;
    ABVPostAlg_RISK_scenario(pp) = (ABVCorrMaintAy(pp) + ABVCorrMaintBz(pp) + ABVCorrMaintCx(pp)) + ...
                             (ABVContFailAy(pp) + ABVContFailBz(pp) + ABVContFailCx(pp)) + ...
                             (ABVUnnecessaryMaintAy(pp) + ABVUnnecessaryMaintBz(pp) + ABVUnnecessaryMaintCx(pp));
    ABVNoAlg_RISK_scenario = WeightedSystemRisk(pp); % inherent system risk
    ABVValue_Alg(pp) = ABVNoAlg_RISK_scenario-ABVPostAlg_RISK_scenario(pp);

    % Focusing on false negatives, false positives of an applied algorithm
    ABVAlgorithmsRisk(pp) =(ABVContFailAy(pp) + ABVContFailBz(pp) + + ABVContFailCx(pp)) + ...
                             (ABVUnnecessaryMaintAy(pp) + ABVUnnecessaryMaintBz(pp) + ABVUnnecessaryMaintCx(pp));
end 
% EPPCI=AddBadValueNorm;

plot(1:pp,AddBadValueNorm(1:pp,:))
yline(BadValueLikelihoodThresh);
xlabel('Time (s)');
title({
    ['EPPCI Values of Each Machine,' ] 
    ['Against the Threshold'] 
    });

legend(NodeNames{:},'Threshold','location','eastoutside');
hold off;

confVecABV=[tpAy_ABV, tpBz_ABV, tpCx_ABV,...
    fpAy_ABV, fpBz_ABV, fpCx_ABV,...
    fnAy_ABV,fnBz_ABV, fnCx_ABV,...
    tnAy_ABV, tnBz_ABV, tnCx_ABV];

figure(36);
hold on;
plot(1:pp,confVecABV(1:pp,:))
legend('tp A','tp B','tp C',...
    'fp A', 'fp B','fp C',...
    'fn A', 'fn B','fn C', ...
    'tn A', 'tn B', 'tn C', 'location','eastoutside')
hold off;

RiskValMatABV=[WeightedSystemRisk', ABVPostAlg_RISK_scenario, ABVValue_Alg, ABVAlgorithmsRisk];
figure(37);
hold on;
plot(1:pp,RiskValMatABV(1:pp,:));
legend('Inherent System Risk','Post Algorithm Application',...
    'Value of Applied EPPCI Algorithm','Algorithmic Risk Perspective (fp, fn)','location','eastoutside');
hold off;



